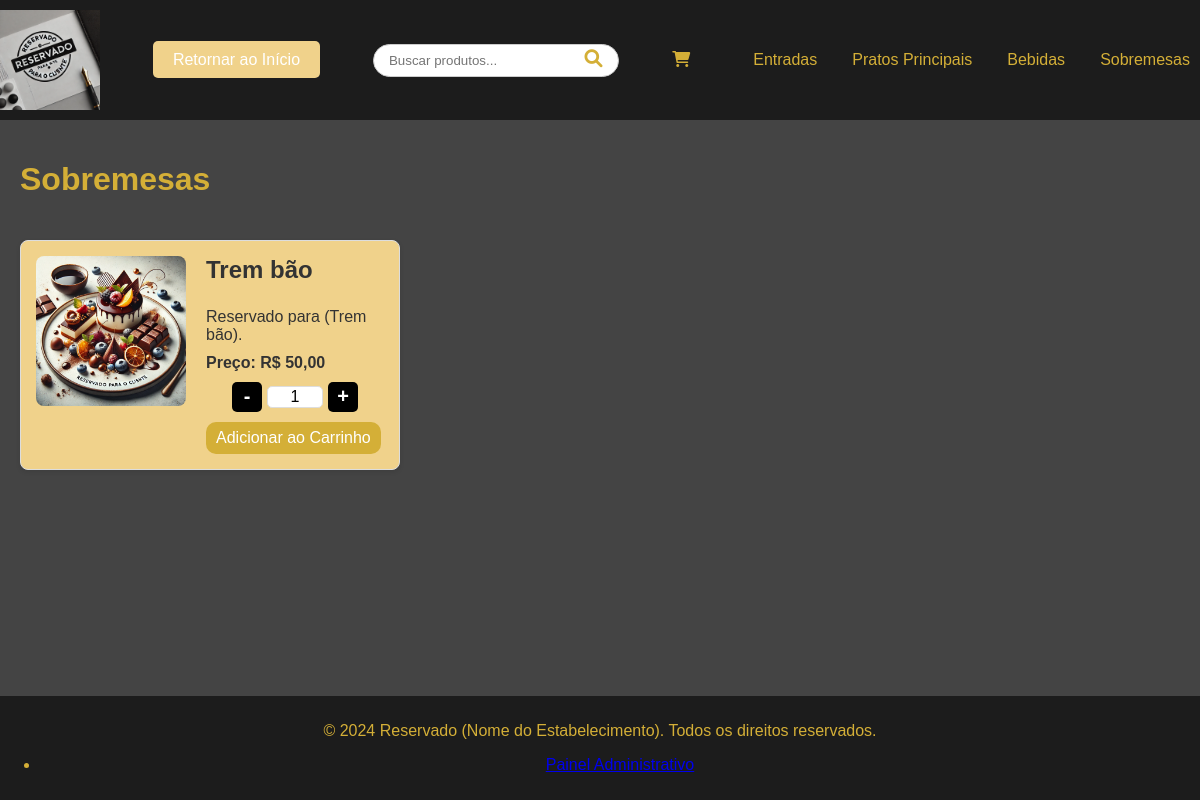
/sections/sobremesas.php, run on the app's committed database.
### tables this page shows
CREATE TABLE `produtos` (
  `id` int NOT NULL AUTO_INCREMENT,
  `nome` varchar(255) NOT NULL,
  `descricao` text NOT NULL,
  `preco` decimal(10,2) NOT NULL,
  `categoria` enum('entradas','principais','bebidas','sobremesas') NOT NULL,
  `imagem` varchar(255) DEFAULT NULL,
  `data_criacao` timestamp NULL DEFAULT CURRENT_TIMESTAMP,
  PRIMARY KEY (`id`)
);

### sections/sobremesas.php (the view, shortened to what this page needs)
<?php
$incluir_rodape = !isset($GLOBALS['incluir_rodape']) || $GLOBALS['incluir_rodape'];
if (basename($_SERVER['PHP_SELF']) == 'sobremesas.php') {
    include $_SERVER['DOCUMENT_ROOT'] . '/cardapio-dinamico/header.php';
}
?>
<?php
require_once dirname(__DIR__) . '/db/conexao.php';
$base_url = '/cardapio-dinamico/admin/uploads/produtos/';
$stmt = $pdo->prepare("SELECT * FROM produtos WHERE categoria = 'sobremesas' ORDER BY nome");
$stmt->execute();
$produtos = $stmt->fetchAll(PDO::FETCH_ASSOC);
?>
<!DOCTYPE html>
<html lang="pt-BR">
<head>
    <link rel="stylesheet" href="../assets/css/style.css?v=<?php echo time(); ?>">
</head>
<body>
    <h1>Sobremesas</h1>
    <div class="produtos-container">
    <?php foreach ($produtos as $produto): ?>
    <div class="produto-item">
        <div class="produto-imagem">
            <?php if ($produto['imagem']): ?>
                <img src="<?php echo $base_url . htmlspecialchars($produto['imagem']); ?>" alt="<?php echo htmlspecialchars($produto['nome']); ?>">
            <?php endif; ?>
        </div>
        <div class="produto-info">
            <h3><?php echo htmlspecialchars($produto['nome']); ?></h3>
            <p><?php echo htmlspecialchars($produto['descricao']); ?></p>
            <p class="preco">Preço: R$ <?php echo number_format($produto['preco'], 2, ',', '.'); ?></p>
            <form class="adicionar-carrinho-form">
                <div class="quantidade-container">
                    <button type="button" class="quantidade-btn diminuir">-</button>
                    <input type="number" name="quantidade" value="1" min="1" required class="quantidade-input">
                    <button type="button" class="quantidade-btn aumentar">+</button>
                </div>
                <button type="button" class="adicionar-carrinho-btn">Adicionar ao Carrinho</button>
            </form>
        </div>
    </div>
    <?php endforeach; ?>
    </div>
    <?php if ($incluir_rodape): ?>
        <?php include $_SERVER['DOCUMENT_ROOT'] . '/cardapio-dinamico/footer.php'; ?>
    <?php endif; ?>
</body>
</html>

### assets/css/carrinho.css (style rules this page uses)
.produto-item { position: relative; padding: 15px; border: 1px solid #ddd; margin-bottom: 10px; }
.adicionar-carrinho-btn { background-color: #d4af37; color: white; padding: 7px 10px; border: none; border-radius: 10px; font-size: 16px; cursor: pointer; transition: background-color 0.3s ease; }
.quantidade-container { display: flex; align-items: center; justify-content: center; margin-bottom: 10px; }
.quantidade-btn { background-color: #000; color: white; border: none; width: 30px; height: 30px; font-size: 20px; font-weight: bold; cursor: pointer; display: flex; align-items: center; justify-content: center; border-radius: 5px; margin: 0 5px; }
.quantidade-input { width: 50px; text-align: center; font-size: 16px; border: 1px solid #ddd; border-radius: 5px; }
input[type=number] { -webkit-appearance: none; -moz-appearance: textfield; appearance: none; }

### assets/css/global.css (style rules this page uses)
html, body { height: 100%; margin: 0; }
body { display: flex; flex-direction: column; font-family: Arial, sans-serif; background-color: #444; color: #d4af37; margin: 0; padding: 0; }
.produtos-container { display: grid; grid-template-columns: repeat(3, 1fr); gap: 10px; padding: 20px 0; }
.produto-item { background-color: #f0d28b; border: 1px solid #ddd; border-radius: 8px; overflow: hidden; padding: 15px; box-shadow: 0 2px 5px rgba(0, 0, 0, 0.1); transition: transform 0.2s ease; display: flex; align-items: flex-start; }
.produto-imagem img { max-width: 150px; height: auto; margin-right: 20px; border-radius: 8px; display: block; }
.produto-info { flex-grow: 1; }
.produto-info h3 { margin-top: 0; font-size: 1.5em; color: #333; }
.produto-info p { margin: 10px 0; color: #333; }
.produto-info .preco { font-weight: bold; color: #333; }

### data on the page
produtos: imagem (picture), nome "Trem bão", descricao "Reservado para (Trem bão).", preco "50,00"

### other printed values
$section['title'] "Entradas"
$section['title'] "Pratos Principais"
$section['title'] "Bebidas"
$section['title'] "Sobremesas"
$site_name "Reservado (Nome do Estabelecimento)"
